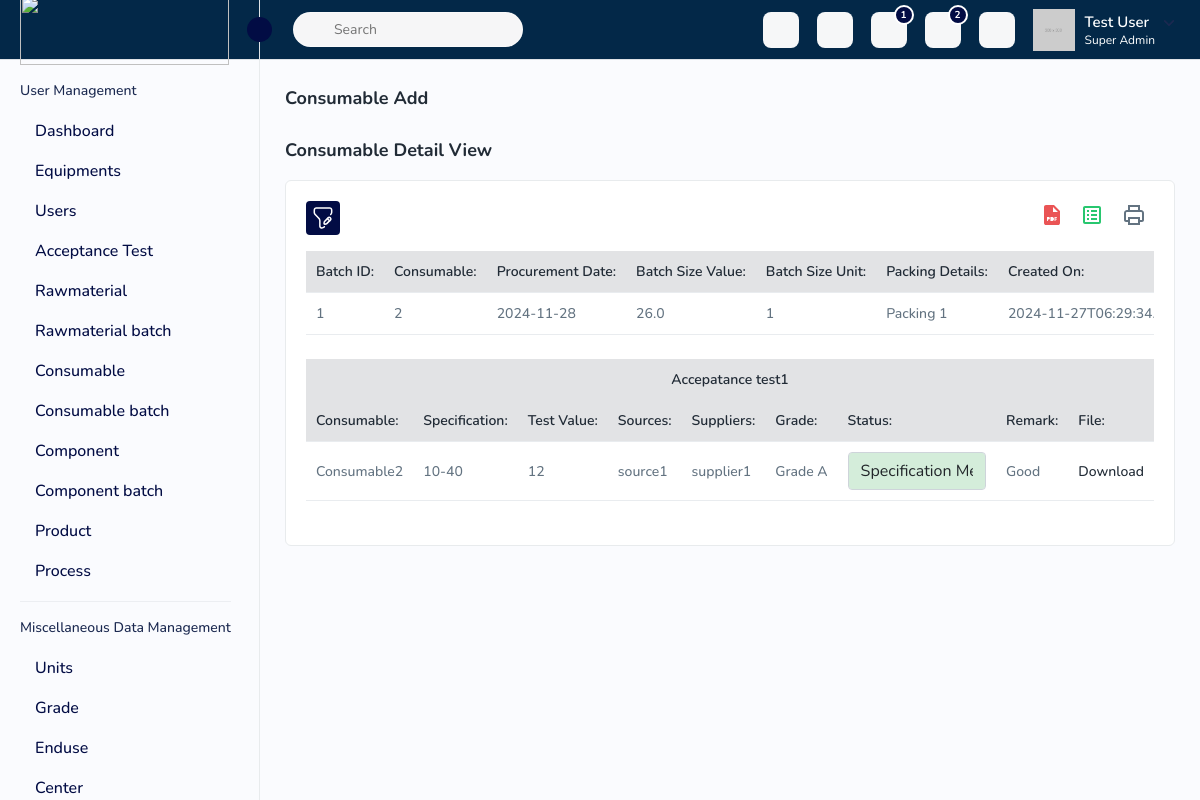
Before: /consumable/batch/1/ with the older database file.
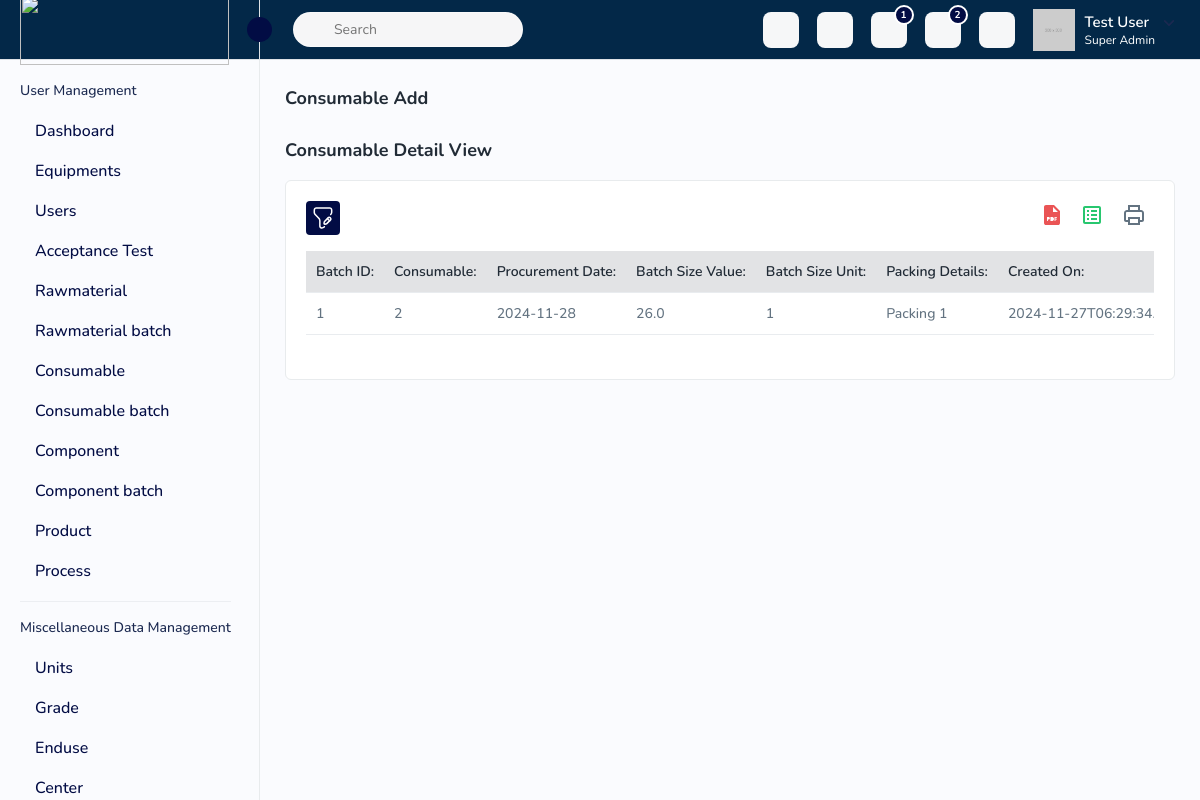
After: the same page with the newer database file.
### qdpc_core_models/models/acceptance_test.py (models this page shows, shortened)
class AcceptanceTest(models.Model):
    TIME_UNIT_CHOICES = [
        ('months', 'Months'),
        ('days', 'Days'),
    ]
    TEST_TYPE_CHOICES = [
        ('quantitative', 'Quantitative'),
        ('qualitative', 'Qualitative'),
    ]
    id = models.AutoField(primary_key=True)
    name = models.CharField(max_length=255)
    min_value = models.IntegerField(blank=True, null=True)  # Optional field
    max_value = models.IntegerField(blank=True, null=True)
    unit = models.ForeignKey('Unit', on_delete=models.CASCADE,null=True,blank=True)
    sampling_plan = models.FileField(
        upload_to='acceptance_test_results/',
        blank=True,
        null=True
    )
    reevaluation_frequency_value = models.PositiveIntegerField(default=12)
    reevaluation_frequency_unit = models.CharField(max_length=10, choices=TIME_UNIT_CHOICES, default='months')
    test_type = models.CharField(max_length=15, choices=TEST_TYPE_CHOICES, default='quantitative')
    test_result = models.CharField(max_length=10, blank=True, null=True)

### qdpc_core_models/models/consumable.py (models this page shows, shortened)
class Consumable(models.Model):
    name = models.CharField(max_length=255,unique=True)
    sources = models.ManyToManyField(Sources, related_name='consumables')
    is_active = models.BooleanField(default=True)  # Active Status
    suppliers = models.ManyToManyField(Suppliers, related_name='consumables')
    grade = models.ManyToManyField(Grade, related_name='consumables')
    shelf_life_value = models.FloatField()  # The numeric value for shelf life
    shelf_life_unit = models.CharField(max_length=10, choices=[('days', 'Days'), ('months', 'Months')])
    user_defined_date = models.DateField()
    acceptance_test = models.ManyToManyField(AcceptanceTest, related_name='consumables')

### qdpc_core_models/models/consumable_acceptance_test.py (models this page shows, shortened)
class ConsumableAcceptanceTest(models.Model):
    id = models.AutoField(primary_key=True)
    batch_id = models.CharField(max_length=255)
    consumable = models.ForeignKey(Consumable, on_delete=models.CASCADE, related_name='consumabe_acceptance_tests')
    acceptance_test = models.ForeignKey(AcceptanceTest, on_delete=models.CASCADE)
    test_value = models.CharField(max_length=255,blank=True,null=True)
    sources = models.ForeignKey(Sources, on_delete=models.CASCADE)
    suppliers = models.ForeignKey(Suppliers, on_delete=models.CASCADE)
    grade = models.ForeignKey(Grade, on_delete=models.CASCADE)
    min_value = models.IntegerField(blank=True, null=True)  # Add min_value field
    max_value = models.IntegerField(blank=True, null=True)  # Add max_value field
    file = models.FileField(upload_to='consumables_acceptance_tests/')
    created_by = models.CharField(max_length=255)
    status = models.CharField(max_length=255,blank=True, null=True)
    remark = models.TextField(blank=True, null=True)

### qdpc_core_models/models/source.py (models this page shows, shortened)
class Sources(models.Model):
     id = models.AutoField(primary_key=True)
     name = models.CharField(max_length=255)
     email = models.EmailField(unique=True)
     address = models.CharField(max_length=500)
     class Meta:
        verbose_name = 'Source'
        verbose_name_plural = 'Sources'

### qdpc_core_models/models/supplier.py (models this page shows, shortened)
class Suppliers(models.Model):
     id = models.AutoField(primary_key=True)
     name = models.CharField(max_length=255)
     email = models.EmailField(unique=True)
     address = models.CharField(max_length=500)
     class Meta:
        verbose_name = 'Supplier'
        verbose_name_plural = 'Suppliers'

### qdpc_core_models/models/grade.py (models this page shows)
class Grade(models.Model):
    id = models.AutoField(primary_key=True)
    name = models.CharField(max_length=50, unique=True)
    abbreviation = models.CharField(max_length=10)

### consumable/views/consumable_batch.py (the view)
# urls.py: path('batch/<str:batch_id>/', ConsumableBatchDetailView.as_view(), name='batch_detail'),
class ConsumableBatchDetailView(BaseModelViewSet):
    def get(self, request, batch_id):
        batch = get_object_or_404(ConsumableBatch, batch_id=batch_id)
        serializer = ConsumableBatchDetailedSerializer(batch)
        return render(request, 'consumable_batch_detail_view.html', {'batch_detail': serializer.data})

### consumable/serializers/consumable_batch_serializer.py (called while the page is built)
    def get_acceptance_tests(self, obj):
        acceptance_tests = ConsumableAcceptanceTest.objects.filter(batch_id=obj.batch_id)
        return [
            {
                'batch_id' : test.batch_id,
                'consumable' : test.consumable.name,
                'acceptance_test': test.acceptance_test.name,
                'test_value': test.test_value,
                'sources': test.sources.name,
                'suppliers': test.suppliers.name,
                'grade': test.grade.name,
                'min_value': test.min_value,
                'max_value': test.max_value,
                'file': test.file.url if test.file else None,
                'status': test.status,
                'remark': test.remark,
                'created_by': test.created_by
            }
            for test in acceptance_tests
        ]

### templates/consumable_batch_detail_view.html (shortened to what the changed rows need)
{% extends 'index.html' %}
{% block content %}
{% load static %}
<div class="page-wrapper">
    <div class="content">
        <div class="card mb-4">
            <div class="card-body">
                <div class="table-responsive mb-4">
                    <table class="table table-bordered ">
                        <thead class="table-secondary">
                            <tr>
                                <th>Batch ID:</th>
                                <th>Consumable:</th>
                                <th>Procurement Date:</th>
                                <th>Batch Size Value:</th>
                                <th>Batch Size Unit:</th>
                                <th>Packing Details:</th>
                                <th>Created On:</th>
                            </tr>
                        </thead>
                    </table>
                </div>
                {% for test in batch_detail.acceptance_tests %}
                <div class="table-responsive mb-4">
                    <table class="table table-bordered ">
                        <thead class="table-secondary">
                            <tr>
                                <th colspan="10" class="text-center">{{ test.acceptance_test }}</th>
                            </tr>
                            <tr>
                                <th>Consumable:</th>
                                <th>Specification:</th>
                                <th>Test Value:</th>
                                <th>Sources:</th>
                                <th>Suppliers:</th>
                                <th>Grade:</th>
                                <th>Status:</th>
                                <th>Remark:</th>
                                <th>File:</th>
                            </tr>
                        </thead>
                        <tbody>
                            <tr>
                                <td>{{ test.consumable }}</td>
                                <td>{{ test.min_value }}-{{ test.max_value }}</td>
                                <td>{{ test.test_value }}</td>
                                <td>{{ test.sources }}</td>
                                <td>{{ test.suppliers }}</td>
                                <td>{{ test.grade }}</td>
                                <td>
                                    <select class="form-control status-select" id="statusSelect_{{ forloop.counter }}">
                                        <option value="valid">Specification Met</option>
                                    </select>
                                </td>
                                <td>{{ test.remark }}</td>
                                <td>
                                    {% if test.file %}
                                    <a href="{{ test.file }}">Download</a>
                                    {% else %}
                                    No file uploaded
                                    {% endif %}
                                </td>
                            </tr>
                        </tbody>
                    </table>
                </div>
                {% endfor %}
            </div>
        </div>
</div>
</div>
</div>
{% endblock %}

Changed rows visible on the page:
removed AcceptanceTest: acceptance_test "Accepatance test1"
no longer on this page (row unchanged): Consumable: consumable "Consumable2"
removed ConsumableAcceptanceTest: test_value "12", remark "Good"
no longer on this page (row unchanged): Sources: sources "source1"
no longer on this page (row unchanged): Suppliers: suppliers "supplier1"
no longer on this page (row unchanged): Grade: grade "Grade A"
Other visible differences:
list line gone: "Consumable: Specification: Test Value: Sources: Suppliers: Grade: Status: Remark: File: 10 - 40 Specification Met Download"
